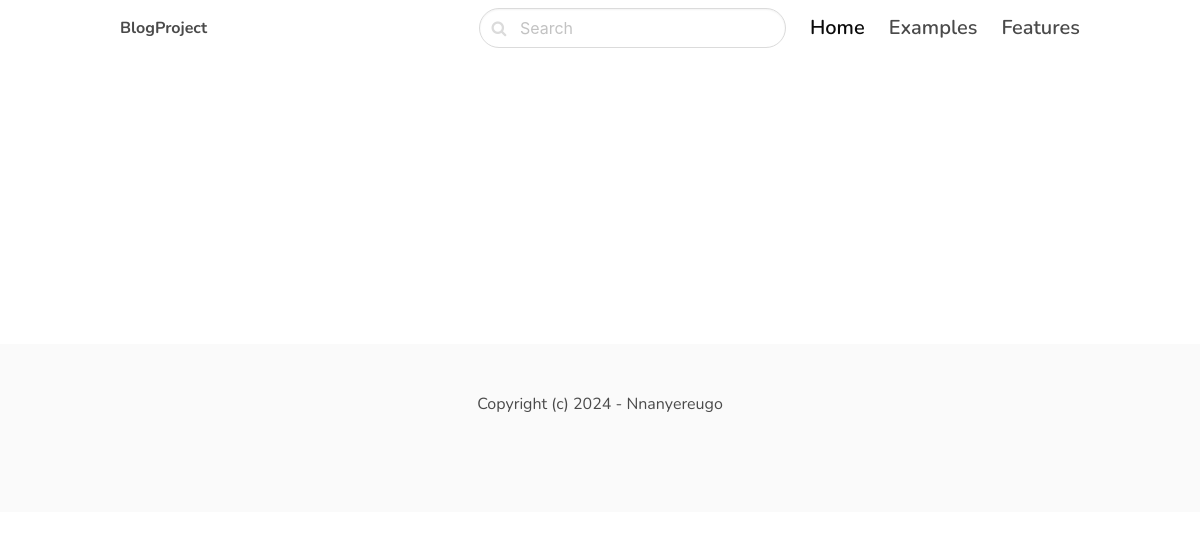
The app's page /, older data.
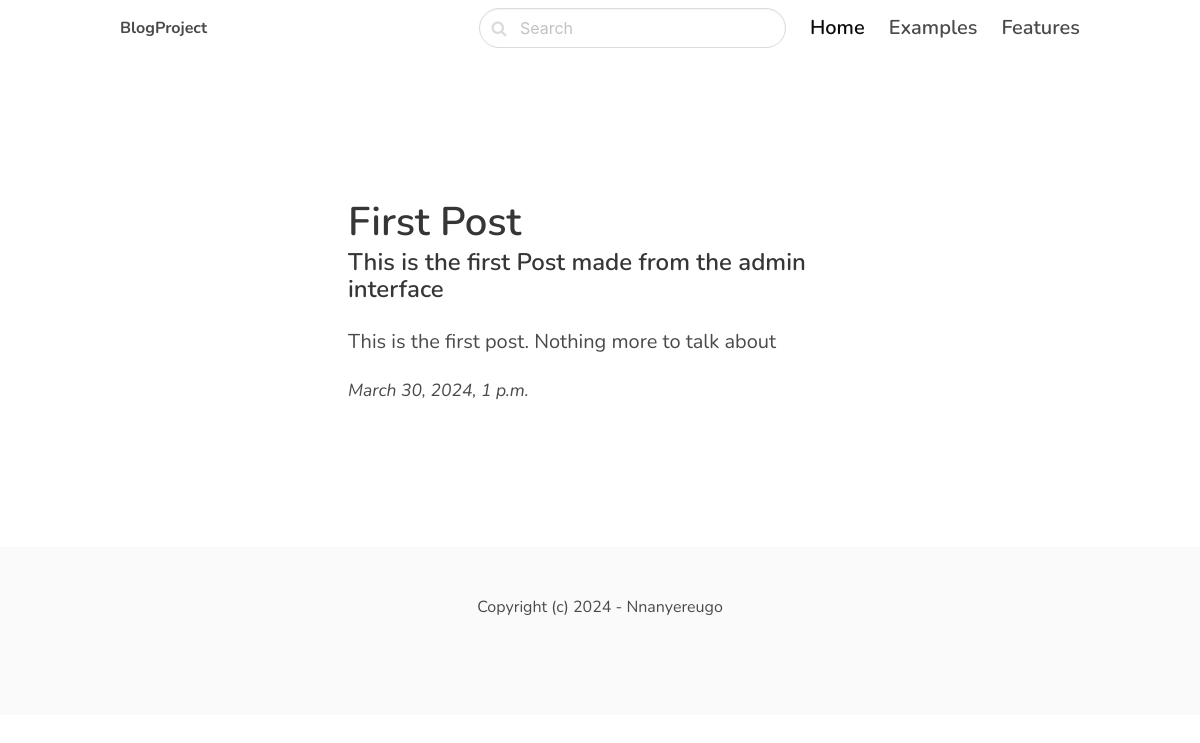
The same page, newer data.
### blog/models.py (models this page shows)
class Post(models.Model):
    title = models.CharField(max_length =255)
    slug = models.SlugField()
    intro = models.TextField()
    body = models.TextField()
    created_at = models.DateTimeField(auto_now_add = True)

### core/views.py (the view)
# urls.py: path('', frontpage, name='frontpage' ),
def frontpage(request):
        post = Post.objects.all()
        return render(request, 'core/frontpage.html', {'post': post})

### core/templates/core/frontpage.html (shortened to what this page needs)
{% extends 'core/base.html' %}
{% block content %}
<section class="hero ">
    <div class="hero-body">
        <div class="container">
            <section class="section">
                <div class="columns">
                    <div class="column is-8 is-offset-2">
                        {% for post in post%}
                        <div class="content is-medium">
                            <h1 class="title">{{post.title}}</h1>
                            <h2 class="subtitle is-4">{{post.intro}}</h2>
                            <p>{{post.body}}</p>
                            <small><i>{{post.created_at}}</i></small>
                        </div>
                        {% endfor%}
                    </div>
                </div>
            </section>
        </div>
    </div>
</section>
{% endblock %}

Row changes from the older to the newer data that the page shows:
added Post: title "First Post", intro "This is the first Post made from the admin interface", body "This is the first post. Nothing more to talk about", created_at "March 30, 2024, 1 p.m."
